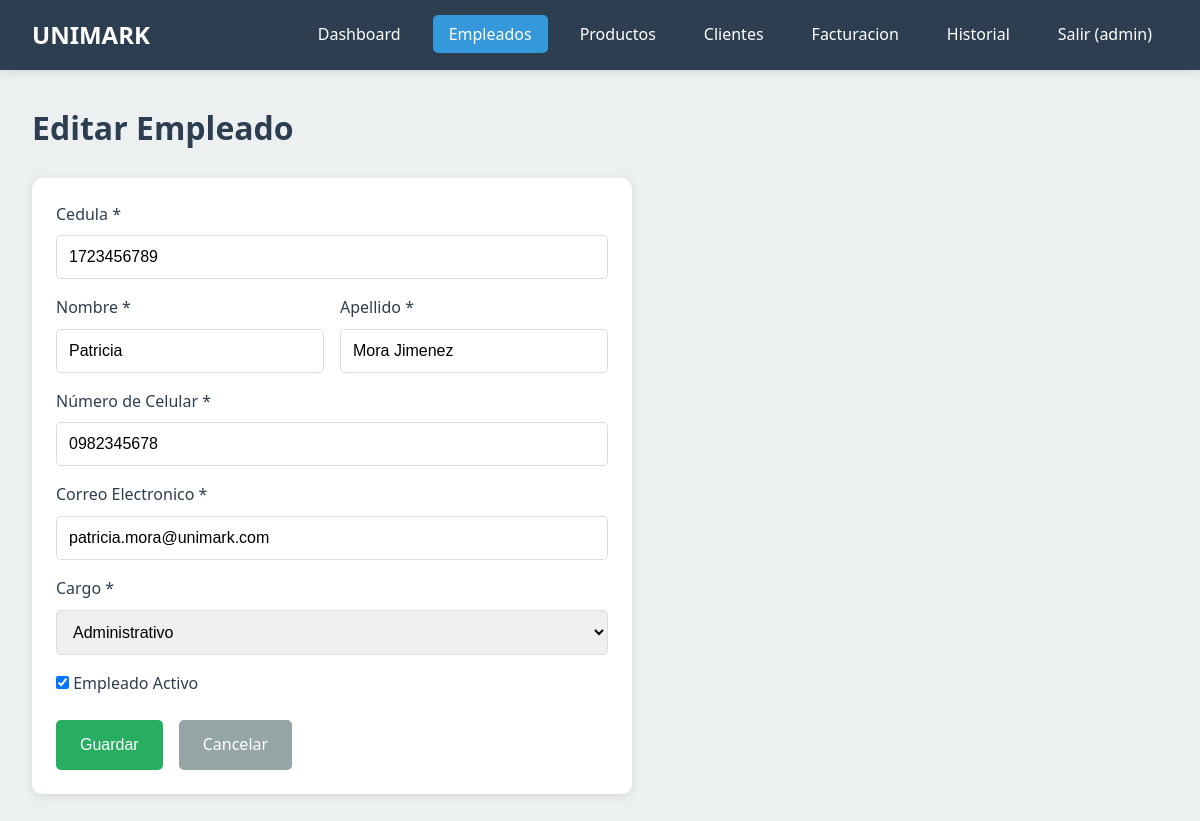
Page /gestion/empleados/editar/2/ (signed in) on the committed database.
### App/models.py (models this page shows, shortened)
class Persona(models.Model):
    cedula = models.CharField(
        max_length=10,
        unique=True,
        validators=[cedula_validator],
        verbose_name='Cédula'
    )
    nombre = models.CharField(max_length=100, verbose_name='Nombre')
    apellido = models.CharField(max_length=100, verbose_name='Apellido')
    celular = models.CharField(max_length=15, verbose_name='Número de Celular')
    correo = models.EmailField(verbose_name='Correo Electrónico')
    class Meta:
        abstract = True

class Empleado(Persona):
    CARGO_CHOICES = [
        ('cajero', 'Cajero'),
        ('perchero', 'Perchero'),
        ('oficina', 'Oficina'),
        ('descarguero', 'Descarguero'),
        ('conserje', 'Conserje'),
        ('administrativo', 'Administrativo'),
        ('seguridad', 'Seguridad'),
        ('secretario', 'Secretario'),
    ]
    cargo = models.CharField(max_length=20, choices=CARGO_CHOICES, verbose_name='Cargo')
    usuario = models.OneToOneField(
        User,
        on_delete=models.CASCADE,
        null=True,
        blank=True,
        verbose_name='Usuario del Sistema'
    )
    activo = models.BooleanField(default=True, verbose_name='Activo')
    fecha_ingreso = models.DateField(auto_now_add=True, verbose_name='Fecha de Ingreso')
    class Meta:
        verbose_name = 'Empleado'
        verbose_name_plural = 'Empleados'
        ordering = ['apellido', 'nombre']

### App/views.py (the view, shortened to what this page needs)
# urls.py: path('gestion/empleados/editar/<int:pk>/', views.editar_empleado, name='editar_empleado'),
@login_required
def editar_empleado(request, pk):
    if not es_admin(request.user):
        messages.error(request, 'No tienes permisos para esta acción.')
        return redirect('dashboard')
    empleado = get_object_or_404(Empleado, pk=pk)
    return render(request, 'admin/empleado_form.html', {
        'empleado': empleado,
        'cargos': Empleado.CARGO_CHOICES,
        'accion': 'Editar'
    })

### App/views.py (called while the page is built)
def es_admin(user):
    return user.groups.filter(name='Admin').exists() or user.is_superuser

### templates/admin/empleado_form.html (shortened to what this page needs)
{% extends 'base.html' %}
{% block content %}
<div class="mb-3">
    <h1>{{ accion }} Empleado</h1>
</div>
<div class="card" style="max-width: 600px;">
    <form method="post">
        <div class="form-group">
            <label class="form-label" for="cedula">Cedula *</label>
            <input type="text"
                   class="form-control"
                   id="cedula"
                   name="cedula"
                   value="{% if empleado %}{{ empleado.cedula }}{% endif %}"
                   maxlength="10"
                   pattern="\d{10}"
                   title="La cedula debe tener 10 digitos"
                   {% if empleado %}readonly{% endif %}
                   required>
        </div>
        <div class="d-flex gap-2">
            <div class="form-group" style="flex: 1;">
                <label class="form-label" for="nombre">Nombre *</label>
                <input type="text"
                       class="form-control"
                       id="nombre"
                       name="nombre"
                       value="{% if empleado %}{{ empleado.nombre }}{% endif %}"
                       required>
            </div>
            <div class="form-group" style="flex: 1;">
                <label class="form-label" for="apellido">Apellido *</label>
                <input type="text"
                       class="form-control"
                       id="apellido"
                       name="apellido"
                       value="{% if empleado %}{{ empleado.apellido }}{% endif %}"
                       required>
            </div>
        </div>
        <div class="form-group">
            <label class="form-label" for="celular">Número de Celular *</label>
            <input type="tel"
                   class="form-control"
                   id="celular"
                   name="celular"
                   value="{% if empleado %}{{ empleado.celular }}{% endif %}"
                   required>
        </div>
        <div class="form-group">
            <label class="form-label" for="correo">Correo Electronico *</label>
            <input type="email"
                   class="form-control"
                   id="correo"
                   name="correo"
                   value="{% if empleado %}{{ empleado.correo }}{% endif %}"
                   required>
        </div>
        <div class="form-group">
            <label class="form-label" for="cargo">Cargo *</label>
            <select class="form-control" id="cargo" name="cargo" required>
                {% for value, label in cargos %}
                <option value="{{ value }}" {% if empleado and empleado.cargo == value %}selected{% endif %}>
                    {{ label }}
                </option>
                {% endfor %}
            </select>
        </div>
        {% if empleado %}
        <div class="form-group">
            <label class="form-label">
                <input type="checkbox" name="activo" {% if empleado.activo %}checked{% endif %}>
                Empleado Activo
            </label>
        </div>
        {% endif %}
        <div class="d-flex gap-2 mt-3">
            <button type="submit" class="btn btn-success">Guardar</button>
            <a href="{% url 'lista_empleados' %}" class="btn btn-secondary">Cancelar</a>
        </div>
    </form>
</div>
{% endblock %}

### templates/base.html (shortened to what this page needs)
<!DOCTYPE html>
<html lang="es">
<head>
    <link rel="stylesheet" href="/static/css/styles.css">
    <link rel="stylesheet" href="https://cdnjs.cloudflare.com/ajax/libs/toastr.js/latest/toastr.min.css">
</head>
<body>
    {% block navbar %}
    {% if user.is_authenticated %}
    <nav class="navbar">
        <a href="{% url 'dashboard' %}" class="navbar-brand">UNIMARK</a>
        <ul class="navbar-nav">
            {% if user.is_superuser or user.groups.all.0.name == 'Admin' %}
            <li><a href="{% url 'dashboard' %}" class="nav-link {% if request.resolver_match.url_name == 'dashboard' %}active{% endif %}">Dashboard</a></li>
            <li><a href="{% url 'lista_empleados' %}" class="nav-link {% if 'empleado' in request.path %}active{% endif %}">Empleados</a></li>
            <li><a href="{% url 'lista_productos' %}" class="nav-link {% if 'producto' in request.path %}active{% endif %}">Productos</a></li>
            <li><a href="{% url 'lista_clientes' %}" class="nav-link {% if 'cliente' in request.path %}active{% endif %}">Clientes</a></li>
            {% endif %}
            {% if user.groups.all.0.name == 'Cajero' or user.is_superuser %}
            <li><a href="{% url 'facturacion' %}" class="nav-link {% if 'facturacion' in request.path %}active{% endif %}">Facturacion</a></li>
            <li><a href="{% url 'historial_facturas' %}" class="nav-link {% if 'historial' in request.path %}active{% endif %}">Historial</a></li>
            {% endif %}
            <li><a href="{% url 'logout' %}" class="nav-link">Salir ({{ user.username }})</a></li>
        </ul>
    </nav>
    {% endif %}
    {% endblock %}
    <main class="container">
        {% block content %}{% endblock %}
    </main>
</body>
</html>

### static/css/styles.css (style rules this page uses)
:root { --primary-color: #2c3e50; --secondary-color: #3498db; --success-color: #27ae60; --warning-color: #f39c12; --danger-color: #e74c3c; --light-bg: #ecf0f1; --dark-text: #2c3e50; --light-text: #ffffff; }
* { margin: 0; padding: 0; box-sizing: border-box; }
body { font-family: 'Segoe UI', Tahoma, Geneva, Verdana, sans-serif; background-color: var(--light-bg); color: var(--dark-text); line-height: 1.6; }
.navbar { background-color: var(--primary-color); padding: 1rem 2rem; display: flex; justify-content: space-between; align-items: center; box-shadow: 0 2px 10px rgba(0,0,0,0.1); }
.navbar-brand { color: var(--light-text); font-size: 1.5rem; font-weight: bold; text-decoration: none; }
.navbar-nav { display: flex; gap: 1rem; list-style: none; }
.nav-link { color: var(--light-text); text-decoration: none; padding: 0.5rem 1rem; border-radius: 5px; transition: background-color 0.3s; }
.nav-link.active { background-color: var(--secondary-color); }
.container { max-width: 1200px; margin: 0 auto; padding: 2rem; }
.card { background-color: white; border-radius: 10px; box-shadow: 0 2px 10px rgba(0,0,0,0.1); padding: 1.5rem; margin-bottom: 1.5rem; }
.form-group { margin-bottom: 1rem; }
.form-label { display: block; margin-bottom: 0.5rem; font-weight: 500; color: var(--dark-text); }
.form-control { width: 100%; padding: 0.75rem; border: 1px solid #ddd; border-radius: 5px; font-size: 1rem; transition: border-color 0.3s; }
.btn { padding: 0.75rem 1.5rem; border: none; border-radius: 5px; font-size: 1rem; cursor: pointer; transition: all 0.3s; text-decoration: none; display: inline-block; }
.btn-success { background-color: var(--success-color); color: white; }
.btn-secondary { background-color: #95a5a6; color: white; }
.mt-3 { margin-top: 1.5rem; }
.mb-3 { margin-bottom: 1.5rem; }
.d-flex { display: flex; }
.gap-2 { gap: 1rem; }

### rows in the picture
Empleado: cedula "1723456789", nombre "Patricia", apellido "Mora Jimenez", celular "0982345678", correo "patricia.mora@unimark.com", cargo "Administrativo", activo "☑"

### other values in the picture
{{ user.username }} "admin"
{{ accion }} "Editar"
